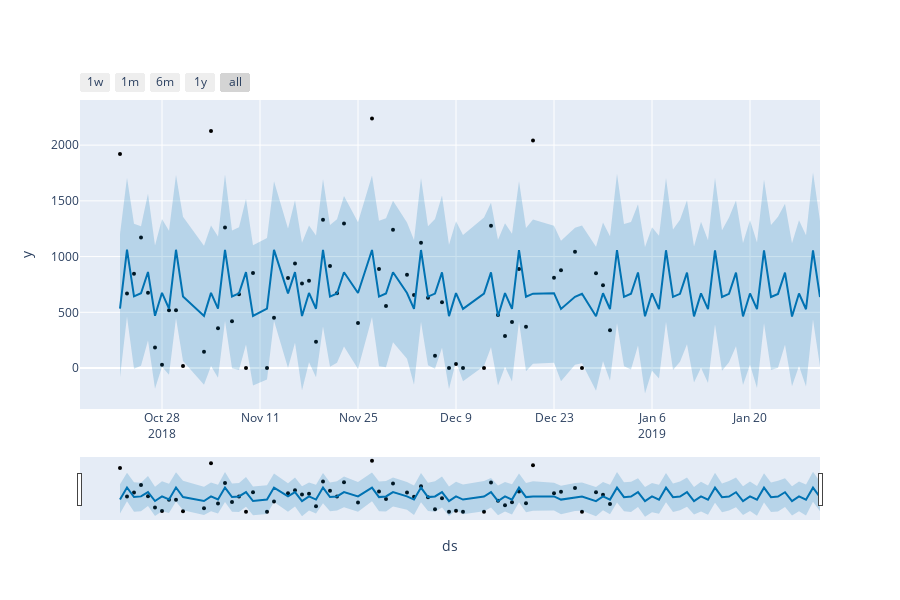

Write notebook code for a chart like this one.
### Code cell
from prophet.plot import plot_plotly, plot_components_plotly

plot_plotly(m, forecast)
